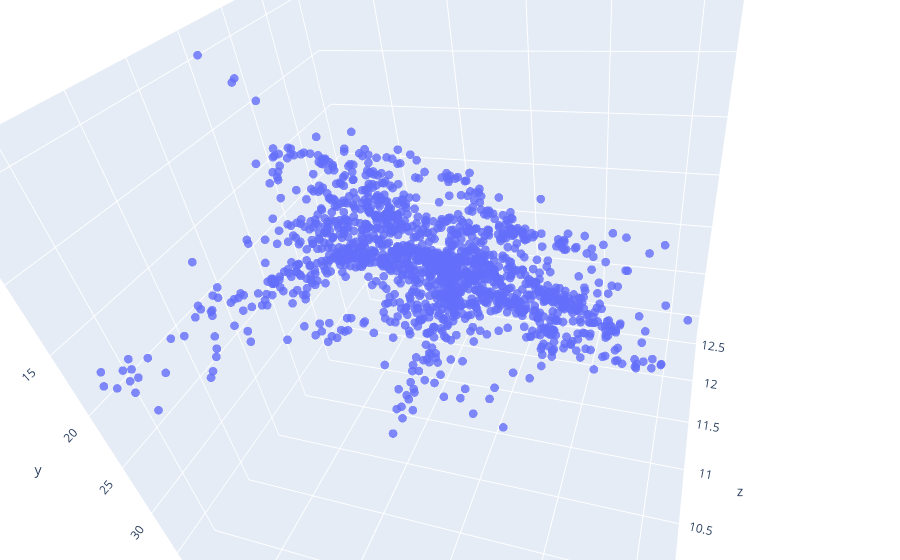

The code cell stored with this chart in its notebook:
### Code cell
import plotly.graph_objects as go

fig = go.Figure(data = [go.Scatter3d(
    x = eturb_m1["eturb_m1_steam_flow_in"],
    y = eturb_m1["eturb_m1_steam_flow_side"],
    z = eturb_m1["eturb_m1_electricity_generation"],
    mode = 'markers',
    marker = dict(
        size = 3,
        # color=z,                # set color to an array/list of desired values
        # colorscale='Viridis',   # choose a colorscale
        opacity = 0.8
    )
)])

# tight layout
fig.update_layout(margin=dict(l=0, r=0, b=0, t=0))
fig.show()

### Figure 1 — Plotly figure (JSON) as saved in the notebook; plotly's stock layout.template omitted (floating-point values rounded to 4 significant figures; data arrays with more than 128 entries replaced by an {"elided": "..."} marker saying what was removed)
{"data": [{"marker": {"opacity": 0.8, "size": 3}, "mode": "markers", "type": "scatter3d", "x": {"elided": "1500 float values"}, "y": {"elided": "1500 float values"}, "z": {"elided": "1500 float values"}}], "layout": {"autosize": true, "margin": {"b": 0, "l": 0, "r": 0, "t": 0}, "scene": {"aspectmode": "auto", "aspectratio": {"x": 1, "y": 1, "z": 1}, "camera": {"center": {"x": 0, "y": 0, "z": 0}, "eye": {"x": 0.4575, "y": -0.833, "z": -1.015}, "projection": {"type": "perspective"}, "up": {"x": -0.1139, "y": -0.7925, "z": 0.5991}}}}}
